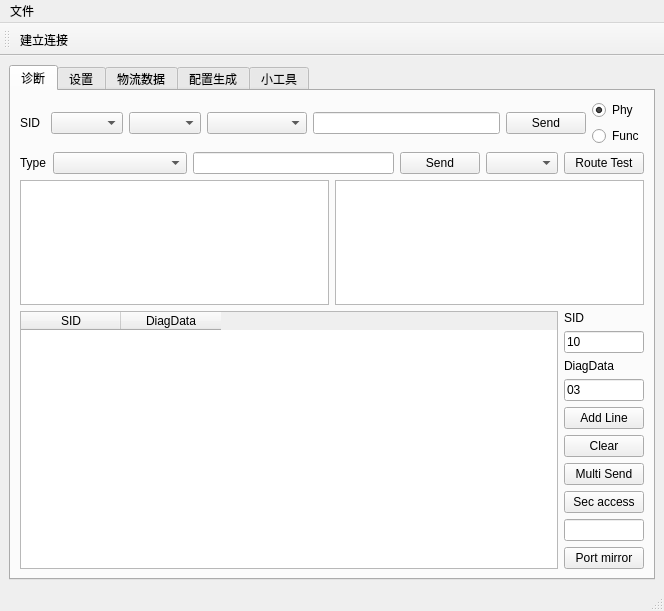
<?xml version="1.0" encoding="UTF-8"?>
<ui version="4.0">
 <class>MainWindow</class>
 <widget class="QMainWindow" name="MainWindow">
  <property name="geometry">
   <rect>
    <x>0</x>
    <y>0</y>
    <width>664</width>
    <height>611</height>
   </rect>
  </property>
  <property name="windowTitle">
   <string>DoIP App</string>
  </property>
  <property name="windowIcon">
   <iconset>
    <normaloff>UDS14229_icon.png</normaloff>UDS14229_icon.png</iconset>
  </property>
  <widget class="QWidget" name="centralwidget">
   <layout class="QVBoxLayout" name="verticalLayout_3">
    <item>
     <widget class="QTabWidget" name="tabWidget">
      <property name="currentIndex">
       <number>0</number>
      </property>
      <widget class="QWidget" name="diagTab">
       <attribute name="title">
        <string>诊断</string>
       </attribute>
       <layout class="QVBoxLayout" name="verticalLayout_2" stretch="1,1,4,0">
        <item>
         <layout class="QHBoxLayout" name="horizontalLayout" stretch="2,2,0,8,15,2,2">
          <item>
           <widget class="QLabel" name="label">
            <property name="text">
             <string>SID</string>
            </property>
           </widget>
          </item>
          <item>
           <widget class="QComboBox" name="sidSeclectBox">
            <property name="contextMenuPolicy">
             <enum>Qt::DefaultContextMenu</enum>
            </property>
            <property name="currentText">
             <string/>
            </property>
            <property name="placeholderText">
             <string/>
            </property>
           </widget>
          </item>
          <item>
           <widget class="QComboBox" name="projectSelectCcomboBox"/>
          </item>
          <item>
           <widget class="QComboBox" name="ecuSeclectBox"/>
          </item>
          <item>
           <widget class="QLineEdit" name="diagReqMsgLineEdit"/>
          </item>
          <item>
           <widget class="QPushButton" name="sendDiagMsgButton">
            <property name="text">
             <string>Send</string>
            </property>
           </widget>
          </item>
          <item>
           <layout class="QVBoxLayout" name="verticalLayout">
            <item>
             <widget class="QRadioButton" name="phyAddressRadioButton">
              <property name="text">
               <string>Phy</string>
              </property>
              <property name="checked">
               <bool>true</bool>
              </property>
              <property name="autoRepeat">
               <bool>false</bool>
              </property>
             </widget>
            </item>
            <item>
             <widget class="QRadioButton" name="funcAddressRadioButton">
              <property name="text">
               <string>Func</string>
              </property>
             </widget>
            </item>
           </layout>
          </item>
         </layout>
        </item>
        <item>
         <layout class="QHBoxLayout" name="horizontalLayout_3" stretch="2,10,15,2,0,0">
          <item>
           <widget class="QLabel" name="label_2">
            <property name="text">
             <string>Type</string>
            </property>
           </widget>
          </item>
          <item>
           <widget class="QComboBox" name="doipUdpMsgSecletBox"/>
          </item>
          <item>
           <widget class="QLineEdit" name="emptyContentLineEdit"/>
          </item>
          <item>
           <widget class="QPushButton" name="sendDoipUdpMsgButton">
            <property name="text">
             <string>Send</string>
            </property>
           </widget>
          </item>
          <item>
           <widget class="QComboBox" name="canSelectComboBox"/>
          </item>
          <item>
           <widget class="QPushButton" name="diagRouteTestButton">
            <property name="text">
             <string>Route Test</string>
            </property>
           </widget>
          </item>
         </layout>
        </item>
        <item>
         <layout class="QHBoxLayout" name="horizontalLayout_2">
          <item>
           <widget class="QTextBrowser" name="InfoPrintBrowser"/>
          </item>
          <item>
           <widget class="QTextBrowser" name="DiagMsgPrintBrowser">
            <property name="contextMenuPolicy">
             <enum>Qt::ActionsContextMenu</enum>
            </property>
           </widget>
          </item>
         </layout>
        </item>
        <item>
         <layout class="QHBoxLayout" name="horizontalLayout_9" stretch="9,1">
          <item>
           <widget class="QTableWidget" name="multiLineTableWidget">
            <column>
             <property name="text">
              <string>SID</string>
             </property>
            </column>
            <column>
             <property name="text">
              <string>DiagData</string>
             </property>
            </column>
           </widget>
          </item>
          <item>
           <layout class="QVBoxLayout" name="verticalLayout_7">
            <item>
             <widget class="QLabel" name="label_7">
              <property name="text">
               <string>SID</string>
              </property>
             </widget>
            </item>
            <item>
             <widget class="QLineEdit" name="sidLineEdit">
              <property name="text">
               <string>10</string>
              </property>
             </widget>
            </item>
            <item>
             <widget class="QLabel" name="label_8">
              <property name="text">
               <string>DiagData</string>
              </property>
             </widget>
            </item>
            <item>
             <widget class="QLineEdit" name="diagDataLineEdit">
              <property name="text">
               <string>03</string>
              </property>
             </widget>
            </item>
            <item>
             <widget class="QPushButton" name="addLinePushButton">
              <property name="text">
               <string>Add Line</string>
              </property>
             </widget>
            </item>
            <item>
             <widget class="QPushButton" name="clearPushButton">
              <property name="text">
               <string>Clear</string>
              </property>
             </widget>
            </item>
            <item>
             <widget class="QPushButton" name="multiSendPushButton">
              <property name="text">
               <string>Multi Send</string>
              </property>
             </widget>
            </item>
            <item>
             <widget class="QPushButton" name="secAccessPushButton">
              <property name="text">
               <string>Sec access</string>
              </property>
             </widget>
            </item>
            <item>
             <widget class="QLineEdit" name="portMirrorLineEdit"/>
            </item>
            <item>
             <widget class="QPushButton" name="portMirrorSettingPushButton">
              <property name="text">
               <string>Port mirror</string>
              </property>
             </widget>
            </item>
           </layout>
          </item>
         </layout>
        </item>
       </layout>
      </widget>
      <widget class="QWidget" name="settingTab">
       <attribute name="title">
        <string>设置</string>
       </attribute>
       <layout class="QVBoxLayout" name="verticalLayout_6">
        <item>
         <layout class="QHBoxLayout" name="horizontalLayout_8">
          <item>
           <widget class="QGroupBox" name="ipSettingGroupBox">
            <property name="title">
             <string>Ip Address</string>
            </property>
            <layout class="QVBoxLayout" name="verticalLayout_5">
             <item>
              <layout class="QHBoxLayout" name="horizontalLayout_6">
               <item>
                <widget class="QLabel" name="label_5">
                 <property name="text">
                  <string>Tester</string>
                 </property>
                </widget>
               </item>
               <item>
                <widget class="QLineEdit" name="testerIpAddresslineEdit">
                 <property name="text">
                  <string>172.31.7.2</string>
                 </property>
                </widget>
               </item>
              </layout>
             </item>
             <item>
              <layout class="QHBoxLayout" name="horizontalLayout_7">
               <item>
                <widget class="QLabel" name="label_6">
                 <property name="text">
                  <string>Ecu   </string>
                 </property>
                </widget>
               </item>
               <item>
                <widget class="QLineEdit" name="ecuIpAddressLineEdit">
                 <property name="text">
                  <string>172.31.7.1</string>
                 </property>
                </widget>
               </item>
              </layout>
             </item>
            </layout>
           </widget>
          </item>
          <item>
           <widget class="QGroupBox" name="logicalAddressSettingGroupBox">
            <property name="title">
             <string>Node Logical Address</string>
            </property>
            <layout class="QVBoxLayout" name="verticalLayout_4">
             <item>
              <layout class="QHBoxLayout" name="horizontalLayout_4">
               <item>
                <widget class="QLabel" name="label_3">
                 <property name="text">
                  <string>Tester</string>
                 </property>
                </widget>
               </item>
               <item>
                <widget class="QLineEdit" name="testerLogicalAddressLineEdit">
                 <property name="text">
                  <string>0e80</string>
                 </property>
                </widget>
               </item>
              </layout>
             </item>
             <item>
              <layout class="QHBoxLayout" name="horizontalLayout_5">
               <item>
                <widget class="QLabel" name="label_4">
                 <property name="text">
                  <string>Ecu   </string>
                 </property>
                </widget>
               </item>
               <item>
                <widget class="QLineEdit" name="ecuLogicalAddressLineEdit">
                 <property name="text">
                  <string>1000</string>
                 </property>
                </widget>
               </item>
              </layout>
             </item>
            </layout>
           </widget>
          </item>
         </layout>
        </item>
        <item>
         <layout class="QHBoxLayout" name="horizontalLayout_10">
          <item>
           <spacer name="horizontalSpacer">
            <property name="orientation">
             <enum>Qt::Horizontal</enum>
            </property>
            <property name="sizeHint" stdset="0">
             <size>
              <width>40</width>
              <height>20</height>
             </size>
            </property>
           </spacer>
          </item>
          <item>
           <widget class="QPushButton" name="loopbackIPSettingButton">
            <property name="text">
             <string>回环ip设置</string>
            </property>
           </widget>
          </item>
          <item>
           <widget class="QPushButton" name="applySettingButton">
            <property name="text">
             <string>应用配置</string>
            </property>
           </widget>
          </item>
         </layout>
        </item>
        <item>
         <spacer name="verticalSpacer">
          <property name="orientation">
           <enum>Qt::Vertical</enum>
          </property>
          <property name="sizeHint" stdset="0">
           <size>
            <width>20</width>
            <height>40</height>
           </size>
          </property>
         </spacer>
        </item>
       </layout>
      </widget>
      <widget class="QWidget" name="logiticDataTab">
       <attribute name="title">
        <string>物流数据</string>
       </attribute>
       <layout class="QVBoxLayout" name="verticalLayout_8">
        <item>
         <layout class="QFormLayout" name="formLayout"/>
        </item>
        <item>
         <layout class="QHBoxLayout" name="horizontalLayout_11">
          <item>
           <widget class="QPushButton" name="logiticDataReadPushButton">
            <property name="text">
             <string>读取物流数据</string>
            </property>
           </widget>
          </item>
         </layout>
        </item>
       </layout>
      </widget>
      <widget class="QWidget" name="tab">
       <attribute name="title">
        <string>配置生成</string>
       </attribute>
       <layout class="QHBoxLayout" name="horizontalLayout_12" stretch="4,1">
        <item>
         <widget class="QTableWidget" name="nodeInfoTableWidget">
          <column>
           <property name="text">
            <string>ECU</string>
           </property>
          </column>
          <column>
           <property name="text">
            <string>逻辑地址</string>
           </property>
          </column>
          <column>
           <property name="text">
            <string>所在CAN</string>
           </property>
          </column>
         </widget>
        </item>
        <item>
         <layout class="QVBoxLayout" name="verticalLayout_9">
          <item>
           <widget class="QLabel" name="label_9">
            <property name="text">
             <string>项目选择</string>
            </property>
           </widget>
          </item>
          <item>
           <widget class="QComboBox" name="prjSelectComboBox"/>
          </item>
          <item>
           <widget class="QPushButton" name="prjImportPushButton">
            <property name="text">
             <string>导入项目</string>
            </property>
           </widget>
          </item>
          <item>
           <widget class="QPushButton" name="generateCfgPushButton">
            <property name="text">
             <string>生成配置</string>
            </property>
           </widget>
          </item>
          <item>
           <spacer name="verticalSpacer_2">
            <property name="orientation">
             <enum>Qt::Vertical</enum>
            </property>
            <property name="sizeHint" stdset="0">
             <size>
              <width>20</width>
              <height>40</height>
             </size>
            </property>
           </spacer>
          </item>
         </layout>
        </item>
       </layout>
      </widget>
      <widget class="QWidget" name="tab_2">
       <attribute name="title">
        <string>小工具</string>
       </attribute>
       <layout class="QVBoxLayout" name="verticalLayout_10">
        <item>
         <widget class="QGroupBox" name="groupBox">
          <property name="title">
           <string>ASCII码转换</string>
          </property>
          <layout class="QFormLayout" name="formLayout_2">
           <item row="0" column="0">
            <widget class="QLabel" name="label_10">
             <property name="text">
              <string>字符串：</string>
             </property>
            </widget>
           </item>
           <item row="0" column="1">
            <widget class="QLineEdit" name="stringInputLineEdit"/>
           </item>
           <item row="1" column="0">
            <widget class="QLabel" name="label_11">
             <property name="text">
              <string>ASCII码：</string>
             </property>
            </widget>
           </item>
           <item row="1" column="1">
            <widget class="QLineEdit" name="asciiCodeInputLineEdit"/>
           </item>
           <item row="2" column="0">
            <spacer name="horizontalSpacer_2">
             <property name="orientation">
              <enum>Qt::Horizontal</enum>
             </property>
             <property name="sizeHint" stdset="0">
              <size>
               <width>40</width>
               <height>20</height>
              </size>
             </property>
            </spacer>
           </item>
           <item row="2" column="1">
            <widget class="QPushButton" name="transformPushButton">
             <property name="text">
              <string>转换</string>
             </property>
            </widget>
           </item>
          </layout>
         </widget>
        </item>
        <item>
         <widget class="QGroupBox" name="groupBox_2">
          <property name="title">
           <string>字节对齐</string>
          </property>
          <layout class="QFormLayout" name="formLayout_3">
           <item row="0" column="0">
            <widget class="QLabel" name="label_12">
             <property name="text">
              <string>对齐地址：</string>
             </property>
            </widget>
           </item>
           <item row="0" column="1">
            <widget class="QLineEdit" name="allignAddressLineEdit"/>
           </item>
           <item row="1" column="0">
            <widget class="QLabel" name="label_13">
             <property name="text">
              <string>对齐大小：</string>
             </property>
            </widget>
           </item>
           <item row="1" column="1">
            <widget class="QLineEdit" name="allignSizeLineEdit"/>
           </item>
           <item row="2" column="0">
            <widget class="QLabel" name="label_14">
             <property name="text">
              <string>对齐结果：</string>
             </property>
            </widget>
           </item>
           <item row="2" column="1">
            <widget class="QLineEdit" name="allignResultLineEdit"/>
           </item>
           <item row="3" column="0">
            <spacer name="horizontalSpacer_3">
             <property name="orientation">
              <enum>Qt::Horizontal</enum>
             </property>
             <property name="sizeHint" stdset="0">
              <size>
               <width>40</width>
               <height>20</height>
              </size>
             </property>
            </spacer>
           </item>
           <item row="3" column="1">
            <widget class="QPushButton" name="allignCompPushButton">
             <property name="text">
              <string>对齐计算</string>
             </property>
            </widget>
           </item>
          </layout>
         </widget>
        </item>
       </layout>
      </widget>
     </widget>
    </item>
   </layout>
  </widget>
  <widget class="QMenuBar" name="menubar">
   <property name="geometry">
    <rect>
     <x>0</x>
     <y>0</y>
     <width>664</width>
     <height>22</height>
    </rect>
   </property>
   <widget class="QMenu" name="menu">
    <property name="title">
     <string>文件</string>
    </property>
   </widget>
   <addaction name="menu"/>
  </widget>
  <widget class="QStatusBar" name="statusbar"/>
  <widget class="QToolBar" name="toolBar">
   <property name="windowTitle">
    <string>toolBar</string>
   </property>
   <attribute name="toolBarArea">
    <enum>TopToolBarArea</enum>
   </attribute>
   <attribute name="toolBarBreak">
    <bool>false</bool>
   </attribute>
   <addaction name="buildConnectionButton"/>
  </widget>
  <action name="buildConnectionButton">
   <property name="text">
    <string>建立连接</string>
   </property>
  </action>
 </widget>
 <resources/>
 <connections/>
</ui>
